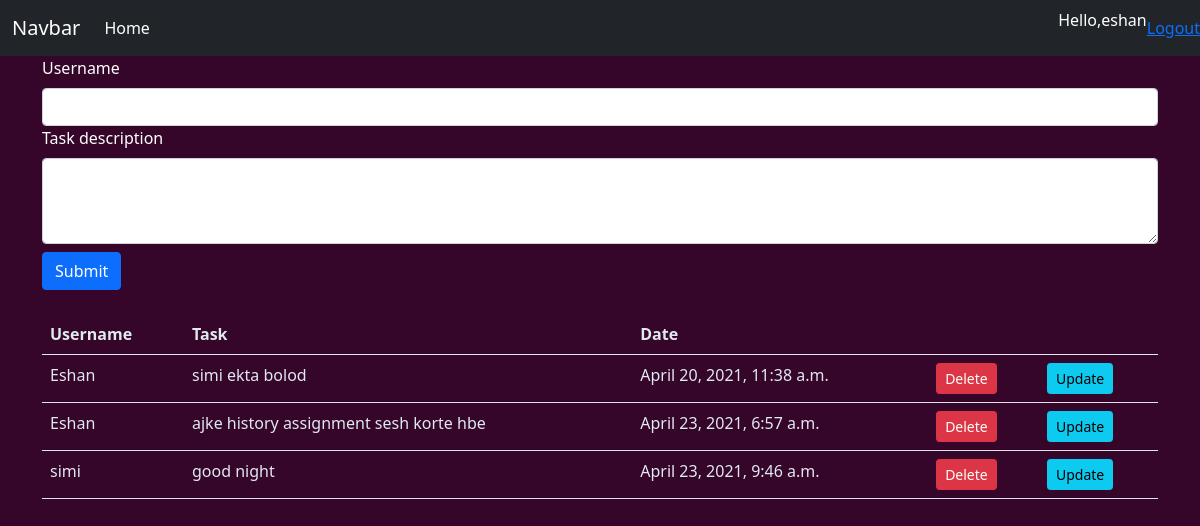
The app's page / (signed in), older data.
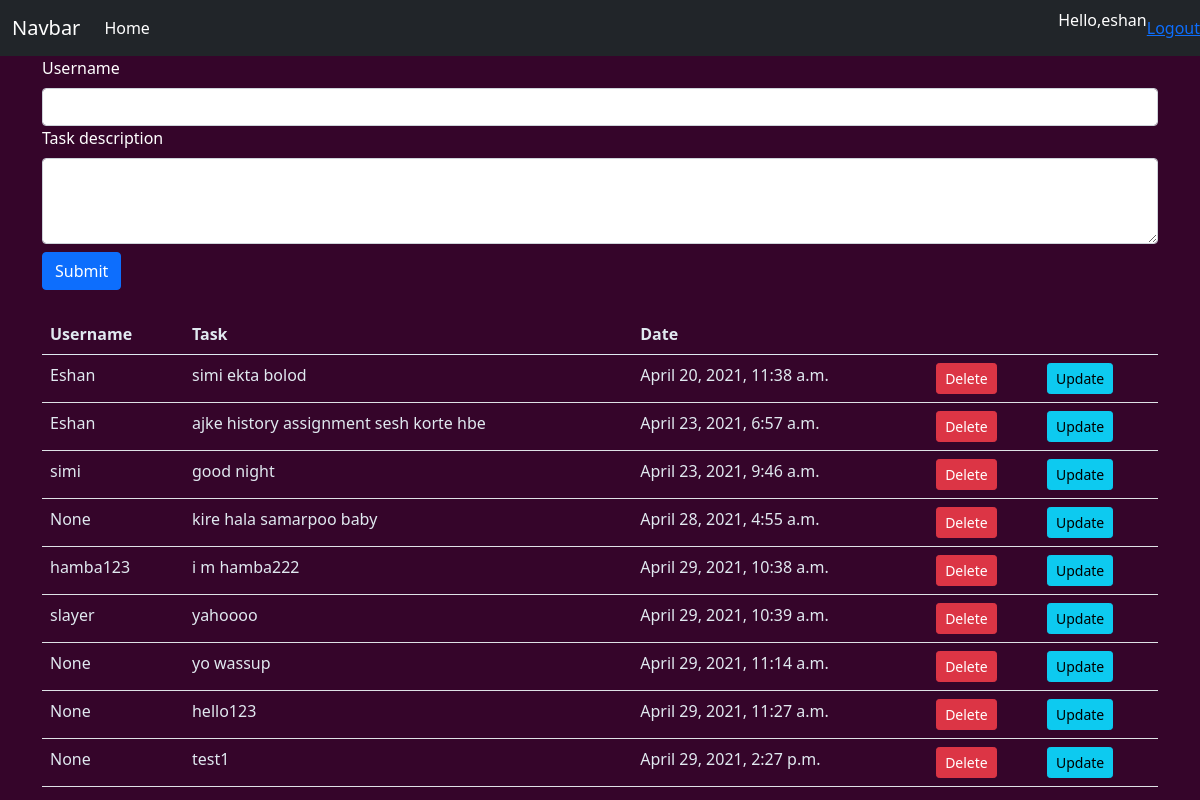
The same page, newer data.
### CRUD/models.py (models this page shows, shortened)
class Task(models.Model):
    user = models.CharField(max_length=100,null=True)
    note = models.CharField(max_length=100,null=True)
    date_created = models.DateTimeField(auto_now_add=True,null=True)

### CRUD/views.py (the view)
# urls.py: path('',views.home,name="home"),
@login_required(login_url = "loginPage")
def home(request):
    context = {}
    if request.method == 'POST':
        user = request.POST.get('user')
        note = request.POST.get('note')
        task = Task(user=user, note=note)
        task.save()
    tasks = Task.objects.all()
    context={"tasks" : tasks}
    return render(request, 'CRUD/home.html',context)

### CRUD/templates/CRUD/home.html (shortened to what this page needs)
{% extends 'CRUD/base.html' %}
{% block content %}
<form method="POST" action="{%url 'home' %}">
    <div class="container mb-3">
        <label for="exampleFormControlInput1" class="form-label">Username</label>
        <input type="text" class="form-control" id="exampleFormControlInput1"name="user">
        <label for="exampleFormControlTextarea1" class="form-label">Task description</label>
        <textarea class="form-control" id="exampleFormControlTextarea1" rows="3" name="note"></textarea>
        <button type="submit" class="btn btn-primary my-2">Submit</button>
    </div>
</form>
<div class="container">
    <table class="table">
        <thead>
          <tr>
            <th scope="col">Username</th>
            <th scope="col">Task</th>
            <th scope="col">Date</th>
            <th scope="col"></th>
            <th scope="col"></th>
          </tr>
        </thead>
        <tbody>
            {% for task in tasks %}
          <tr>
            <td>{{task.user}}</td>
            <td>{{task.note}}</td>
            <td>{{task.date_created}}</td>
            <td>
              <a class="btn btn-sm btn-danger" href="{% url 'delete_item' task.id%}">Delete</a>
            </td>
            <td> <a class="btn btn-sm btn-info" href="{% url 'update_item' task.id%}">Update</a> </td>
          </tr>
            {% endfor %}
        </tbody>
      </table>
</div>
{% endblock %}

### CRUD/templates/CRUD/base.html (shortened to what this page needs)
{% load static %}
<!doctype html>
<html lang="en">
  <head>
    <link href="https://cdn.jsdelivr.net/npm/bootstrap@5.0.0-beta3/dist/css/bootstrap.min.css" rel="stylesheet">
    <link rel="stylesheet" type="text/css" href="{% static 'css/main.css'%}">
  </head>
  <body>
    <nav class="navbar navbar-expand-lg navbar-dark bg-dark">
        <div class="container-fluid">
          <a class="navbar-brand" href="#">Navbar</a>
          <div class="collapse navbar-collapse" id="navbarNav">
            <ul class="navbar-nav">
              <li class="nav-item">
                <a class="nav-link active"  href="{%url 'home' %}">Home</a>
              </li>
            </ul>
          </div>
        </div>
        <span><p> Hello,{{request.user}}</p></span>
        <span><a href="{% url 'logoutPage' %}">Logout </a></span>
      </nav>
      {% block content %}
      {% endblock %}
  </body>
</html>

### CRUD/static/css/main.css (style rules this page uses)
body { background-color: rgb(53, 5, 42); color : white; }
.table { color :rgb(224, 233, 240) }

Row changes from the older to the newer data that the page shows:
added Task: user "None", note "kire hala samarpoo baby", date_created "April 28, 2021, 4:55 a.m."
added Task: user "hamba123", note "i m hamba222", date_created "April 29, 2021, 10:38 a.m."
added Task: user "slayer", note "yahoooo", date_created "April 29, 2021, 10:39 a.m."
added Task: user "None", note "yo wassup", date_created "April 29, 2021, 11:14 a.m."
added Task: user "None", note "hello123", date_created "April 29, 2021, 11:27 a.m."
added Task: user "None", note "test1", date_created "April 29, 2021, 2:27 p.m."
